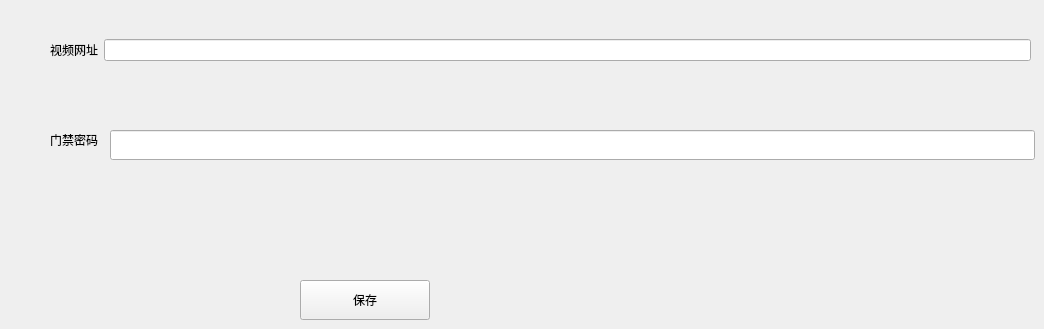
                 <widget class="QWidget" name="tab_23">
                  <attribute name="title">
                   <string>视频设置</string>
                  </attribute>
                  <widget class="QPushButton" name="pushButton_2">
                   <property name="geometry">
                    <rect>
                     <x>300</x>
                     <y>280</y>
                     <width>130</width>
                     <height>40</height>
                    </rect>
                   </property>
                   <property name="minimumSize">
                    <size>
                     <width>0</width>
                     <height>40</height>
                    </size>
                   </property>
                   <property name="text">
                    <string>保存</string>
                   </property>
                  </widget>
                  <widget class="QWidget" name="layoutWidget">
                   <property name="geometry">
                    <rect>
                     <x>50</x>
                     <y>39</y>
                     <width>981</width>
                     <height>22</height>
                    </rect>
                   </property>
                   <layout class="QHBoxLayout" name="horizontalLayout_29">
                    <item>
                     <widget class="QLabel" name="label_70">
                      <property name="text">
                       <string>视频网址</string>
                      </property>
                     </widget>
                    </item>
                    <item>
                     <widget class="QLineEdit" name="lineEdit_30"/>
                    </item>
                   </layout>
                  </widget>
                  <widget class="QLabel" name="label_71">
                   <property name="geometry">
                    <rect>
                     <x>50</x>
                     <y>130</y>
                     <width>48</width>
                     <height>20</height>
                    </rect>
                   </property>
                   <property name="text">
                    <string>门禁密码</string>
                   </property>
                  </widget>
                  <widget class="QLineEdit" name="lineEdit_31">
                   <property name="geometry">
                    <rect>
                     <x>110</x>
                     <y>130</y>
                     <width>925</width>
                     <height>30</height>
                    </rect>
                   </property>
                  </widget>
                 </widget>
